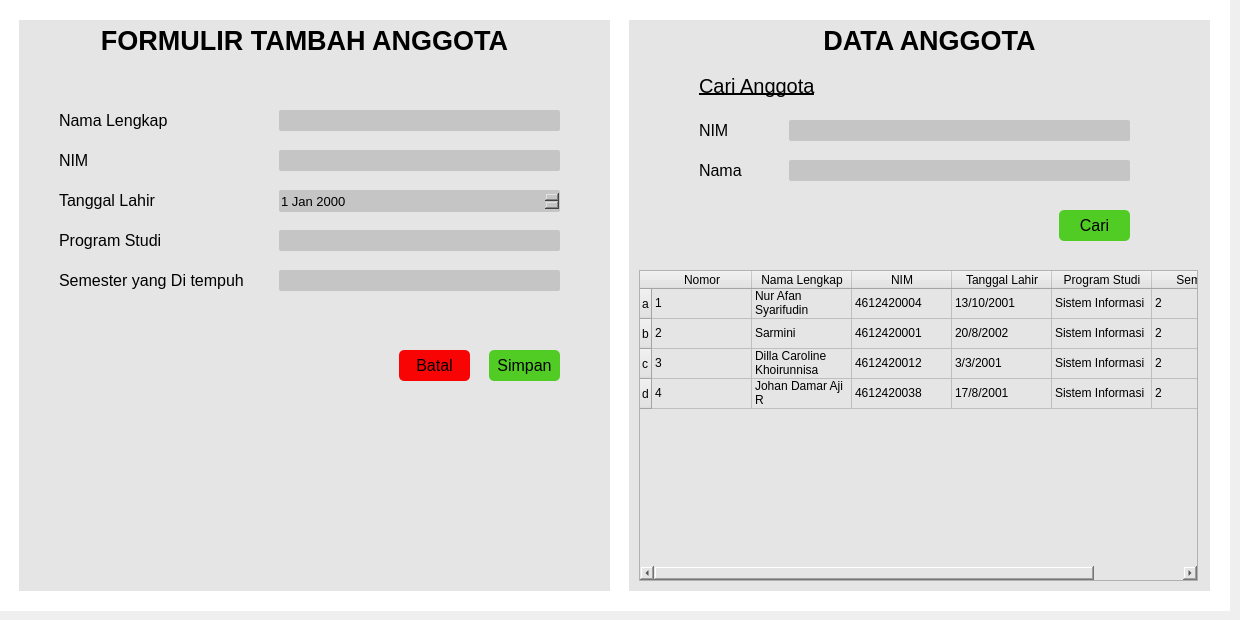
    <widget class="QWidget" name="page_4">
     <widget class="QWidget" name="widget_anggota" native="true">
      <property name="geometry">
       <rect>
        <x>-1</x>
        <y>0</y>
        <width>1231</width>
        <height>611</height>
       </rect>
      </property>
      <property name="styleSheet">
       <string notr="true">background-color: rgb(255, 255, 255);</string>
      </property>
      <widget class="QWidget" name="widget_16" native="true">
       <property name="geometry">
        <rect>
         <x>20</x>
         <y>20</y>
         <width>591</width>
         <height>571</height>
        </rect>
       </property>
       <property name="styleSheet">
        <string notr="true">background-color: rgb(229, 229, 229);
</string>
       </property>
       <widget class="QLabel" name="label_21">
        <property name="geometry">
         <rect>
          <x>70</x>
          <y>0</y>
          <width>431</width>
          <height>41</height>
         </rect>
        </property>
        <property name="font">
         <font>
          <pointsize>20</pointsize>
          <bold>true</bold>
          <underline>false</underline>
         </font>
        </property>
        <property name="text">
         <string>FORMULIR TAMBAH ANGGOTA</string>
        </property>
        <property name="alignment">
         <set>Qt::AlignCenter</set>
        </property>
       </widget>
       <widget class="QLineEdit" name="lineEdit_nama_p4">
        <property name="geometry">
         <rect>
          <x>260</x>
          <y>90</y>
          <width>281</width>
          <height>21</height>
         </rect>
        </property>
        <property name="font">
         <font>
          <pointsize>10</pointsize>
          <bold>false</bold>
         </font>
        </property>
        <property name="styleSheet">
         <string notr="true">border-radius:2px;
background-color:rgba(197, 197, 197, 1);</string>
        </property>
       </widget>
       <widget class="QLabel" name="label_22">
        <property name="geometry">
         <rect>
          <x>40</x>
          <y>90</y>
          <width>111</width>
          <height>21</height>
         </rect>
        </property>
        <property name="font">
         <font>
          <pointsize>12</pointsize>
          <bold>false</bold>
         </font>
        </property>
        <property name="text">
         <string>Nama Lengkap</string>
        </property>
       </widget>
       <widget class="QLabel" name="label_23">
        <property name="geometry">
         <rect>
          <x>40</x>
          <y>170</y>
          <width>101</width>
          <height>21</height>
         </rect>
        </property>
        <property name="font">
         <font>
          <pointsize>12</pointsize>
          <bold>false</bold>
         </font>
        </property>
        <property name="text">
         <string>Tanggal Lahir</string>
        </property>
       </widget>
       <widget class="QLabel" name="label_24">
        <property name="geometry">
         <rect>
          <x>40</x>
          <y>210</y>
          <width>111</width>
          <height>21</height>
         </rect>
        </property>
        <property name="font">
         <font>
          <pointsize>12</pointsize>
          <bold>false</bold>
         </font>
        </property>
        <property name="text">
         <string>Program Studi</string>
        </property>
       </widget>
       <widget class="QLabel" name="label_25">
        <property name="geometry">
         <rect>
          <x>40</x>
          <y>250</y>
          <width>191</width>
          <height>21</height>
         </rect>
        </property>
        <property name="font">
         <font>
          <pointsize>12</pointsize>
          <bold>false</bold>
         </font>
        </property>
        <property name="text">
         <string>Semester yang Di tempuh</string>
        </property>
       </widget>
       <widget class="QLineEdit" name="lineEdit_16">
        <property name="geometry">
         <rect>
          <x>260</x>
          <y>250</y>
          <width>281</width>
          <height>21</height>
         </rect>
        </property>
        <property name="font">
         <font>
          <pointsize>10</pointsize>
          <bold>false</bold>
         </font>
        </property>
        <property name="styleSheet">
         <string notr="true">border-radius:2px;
background-color:rgba(197, 197, 197, 1);</string>
        </property>
       </widget>
       <widget class="QLineEdit" name="lineEdit_prodi_p4">
        <property name="geometry">
         <rect>
          <x>260</x>
          <y>210</y>
          <width>281</width>
          <height>21</height>
         </rect>
        </property>
        <property name="font">
         <font>
          <pointsize>10</pointsize>
          <bold>false</bold>
         </font>
        </property>
        <property name="styleSheet">
         <string notr="true">border-radius:2px;
background-color:rgba(197, 197, 197, 1);</string>
        </property>
       </widget>
       <widget class="QDateEdit" name="tgl_lahir_p4">
        <property name="geometry">
         <rect>
          <x>260</x>
          <y>170</y>
          <width>281</width>
          <height>22</height>
         </rect>
        </property>
        <property name="font">
         <font>
          <pointsize>10</pointsize>
          <bold>false</bold>
         </font>
        </property>
        <property name="styleSheet">
         <string notr="true">border-radius:2px;
background-color:rgba(197, 197, 197, 1);</string>
        </property>
       </widget>
       <widget class="QPushButton" name="simpan_p4">
        <property name="geometry">
         <rect>
          <x>470</x>
          <y>330</y>
          <width>71</width>
          <height>31</height>
         </rect>
        </property>
        <property name="font">
         <font>
          <pointsize>12</pointsize>
          <bold>false</bold>
         </font>
        </property>
        <property name="styleSheet">
         <string notr="true">QPushButton {
	border-radius:5px;
	background-color:rgba(81, 204, 37, 1);
	border: 0px solid;
}
QPushButton:hover {
	background-color: rgb(0, 255, 0);
}</string>
        </property>
        <property name="text">
         <string>Simpan</string>
        </property>
       </widget>
       <widget class="QPushButton" name="batal_p4">
        <property name="geometry">
         <rect>
          <x>380</x>
          <y>330</y>
          <width>71</width>
          <height>31</height>
         </rect>
        </property>
        <property name="font">
         <font>
          <pointsize>12</pointsize>
          <bold>false</bold>
         </font>
        </property>
        <property name="styleSheet">
         <string notr="true">QPushButton {
	background-color:rgba(249, 4, 4, 1);
	border-radius:5px;;
	border: 0px solid;
}
QPushButton:hover {
	background-color: rgb(170, 0, 0);
}</string>
        </property>
        <property name="text">
         <string>Batal</string>
        </property>
       </widget>
       <widget class="QWidget" name="widget_17" native="true">
        <property name="geometry">
         <rect>
          <x>610</x>
          <y>0</y>
          <width>521</width>
          <height>571</height>
         </rect>
        </property>
       </widget>
       <widget class="QLabel" name="label_27">
        <property name="geometry">
         <rect>
          <x>40</x>
          <y>130</y>
          <width>41</width>
          <height>21</height>
         </rect>
        </property>
        <property name="font">
         <font>
          <pointsize>12</pointsize>
          <bold>false</bold>
         </font>
        </property>
        <property name="text">
         <string>NIM</string>
        </property>
       </widget>
       <widget class="QLineEdit" name="lineEdit_nim_p4">
        <property name="geometry">
         <rect>
          <x>260</x>
          <y>130</y>
          <width>281</width>
          <height>21</height>
         </rect>
        </property>
        <property name="font">
         <font>
          <pointsize>10</pointsize>
          <bold>false</bold>
         </font>
        </property>
        <property name="styleSheet">
         <string notr="true">border-radius:2px;
background-color:rgba(197, 197, 197, 1);</string>
        </property>
       </widget>
      </widget>
      <widget class="QWidget" name="widget_18" native="true">
       <property name="geometry">
        <rect>
         <x>630</x>
         <y>20</y>
         <width>581</width>
         <height>571</height>
        </rect>
       </property>
       <property name="styleSheet">
        <string notr="true">background-color: rgb(229, 229, 229);</string>
       </property>
       <widget class="QLabel" name="label_29">
        <property name="geometry">
         <rect>
          <x>180</x>
          <y>0</y>
          <width>241</width>
          <height>41</height>
         </rect>
        </property>
        <property name="font">
         <font>
          <pointsize>20</pointsize>
          <bold>true</bold>
          <underline>false</underline>
         </font>
        </property>
        <property name="text">
         <string>DATA ANGGOTA</string>
        </property>
        <property name="alignment">
         <set>Qt::AlignCenter</set>
        </property>
       </widget>
       <widget class="QLabel" name="label_26">
        <property name="geometry">
         <rect>
          <x>70</x>
          <y>50</y>
          <width>131</width>
          <height>31</height>
         </rect>
        </property>
        <property name="font">
         <font>
          <pointsize>15</pointsize>
          <bold>false</bold>
          <underline>true</underline>
         </font>
        </property>
        <property name="text">
         <string>Cari Anggota</string>
        </property>
       </widget>
       <widget class="QLabel" name="label_28">
        <property name="geometry">
         <rect>
          <x>70</x>
          <y>100</y>
          <width>41</width>
          <height>21</height>
         </rect>
        </property>
        <property name="font">
         <font>
          <pointsize>12</pointsize>
          <bold>false</bold>
         </font>
        </property>
        <property name="text">
         <string>NIM</string>
        </property>
       </widget>
       <widget class="QLabel" name="label_30">
        <property name="geometry">
         <rect>
          <x>70</x>
          <y>140</y>
          <width>51</width>
          <height>21</height>
         </rect>
        </property>
        <property name="font">
         <font>
          <pointsize>12</pointsize>
          <bold>false</bold>
         </font>
        </property>
        <property name="text">
         <string>Nama</string>
        </property>
       </widget>
       <widget class="QLineEdit" name="lineEdit_carinim_p4">
        <property name="geometry">
         <rect>
          <x>160</x>
          <y>100</y>
          <width>341</width>
          <height>21</height>
         </rect>
        </property>
        <property name="font">
         <font>
          <pointsize>10</pointsize>
         </font>
        </property>
        <property name="styleSheet">
         <string notr="true">border-radius:2px;
background-color:rgba(197, 197, 197, 1);</string>
        </property>
       </widget>
       <widget class="QLineEdit" name="lineEdit_carinama_p4">
        <property name="geometry">
         <rect>
          <x>160</x>
          <y>140</y>
          <width>341</width>
          <height>21</height>
         </rect>
        </property>
        <property name="font">
         <font>
          <pointsize>10</pointsize>
         </font>
        </property>
        <property name="styleSheet">
         <string notr="true">border-radius:2px;
background-color:rgba(197, 197, 197, 1);</string>
        </property>
       </widget>
       <widget class="QPushButton" name="cari_p4">
        <property name="geometry">
         <rect>
          <x>430</x>
          <y>190</y>
          <width>71</width>
          <height>31</height>
         </rect>
        </property>
        <property name="font">
         <font>
          <pointsize>12</pointsize>
          <bold>false</bold>
         </font>
        </property>
        <property name="styleSheet">
         <string notr="true">QPushButton {
	border-radius:5px;
	background-color:rgba(81, 204, 37, 1);
	border: 0px solid;
}
QPushButton:hover {
	background-color: rgb(0, 255, 0);
}</string>
        </property>
        <property name="text">
         <string>Cari</string>
        </property>
       </widget>
       <widget class="QTableWidget" name="tableWidget_3">
        <property name="geometry">
         <rect>
          <x>10</x>
          <y>250</y>
          <width>559</width>
          <height>311</height>
         </rect>
        </property>
        <row>
         <property name="text">
          <string>a</string>
         </property>
        </row>
        <row>
         <property name="text">
          <string>b</string>
         </property>
        </row>
        <row>
         <property name="text">
          <string>c</string>
         </property>
        </row>
        <row>
         <property name="text">
          <string>d</string>
         </property>
        </row>
        <column>
         <property name="text">
          <string>Nomor</string>
         </property>
        </column>
        <column>
         <property name="text">
          <string>Nama Lengkap</string>
         </property>
        </column>
        <column>
         <property name="text">
          <string>NIM</string>
         </property>
        </column>
        <column>
         <property name="text">
          <string>Tanggal Lahir</string>
         </property>
        </column>
        <column>
         <property name="text">
          <string>Program Studi</string>
         </property>
        </column>
        <column>
         <property name="text">
          <string>Semester</string>
         </property>
        </column>
        <item row="0" column="0">
         <property name="text">
          <string>1</string>
         </property>
        </item>
        <item row="0" column="1">
         <property name="text">
          <string>Nur Afan Syarifudin</string>
         </property>
        </item>
        <item row="0" column="2">
         <property name="text">
          <string>4612420004</string>
         </property>
        </item>
        <item row="0" column="3">
         <property name="text">
          <string>13/10/2001</string>
         </property>
        </item>
        <item row="0" column="4">
         <property name="text">
          <string>Sistem Informasi </string>
         </property>
        </item>
        <item row="0" column="5">
         <property name="text">
          <string>2</string>
         </property>
        </item>
        <item row="1" column="0">
         <property name="text">
          <string>2</string>
         </property>
        </item>
        <item row="1" column="1">
         <property name="text">
          <string>Sarmini</string>
         </property>
        </item>
        <item row="1" column="2">
         <property name="text">
          <string>4612420001</string>
         </property>
        </item>
        <item row="1" column="3">
         <property name="text">
          <string>20/8/2002</string>
         </property>
        </item>
        <item row="1" column="4">
         <property name="text">
          <string>Sistem Informasi </string>
         </property>
        </item>
        <item row="1" column="5">
         <property name="text">
          <string>2</string>
         </property>
        </item>
        <item row="2" column="0">
         <property name="text">
          <string>3</string>
         </property>
        </item>
        <item row="2" column="1">
         <property name="text">
          <string>Dilla Caroline Khoirunnisa</string>
         </property>
        </item>
        <item row="2" column="2">
         <property name="text">
          <string>4612420012</string>
         </property>
        </item>
        <item row="2" column="3">
         <property name="text">
          <string>3/3/2001</string>
         </property>
        </item>
        <item row="2" column="4">
         <property name="text">
          <string>Sistem Informasi </string>
         </property>
        </item>
        <item row="2" column="5">
         <property name="text">
          <string>2</string>
         </property>
        </item>
        <item row="3" column="0">
         <property name="text">
          <string>4</string>
         </property>
        </item>
        <item row="3" column="1">
         <property name="text">
          <string>Johan Damar Aji R</string>
         </property>
        </item>
        <item row="3" column="2">
         <property name="text">
          <string>4612420038</string>
         </property>
        </item>
        <item row="3" column="3">
         <property name="text">
          <string>17/8/2001</string>
         </property>
        </item>
        <item row="3" column="4">
         <property name="text">
          <string>Sistem Informasi </string>
         </property>
        </item>
        <item row="3" column="5">
         <property name="text">
          <string>2</string>
         </property>
        </item>
       </widget>
      </widget>
     </widget>
    </widget>
